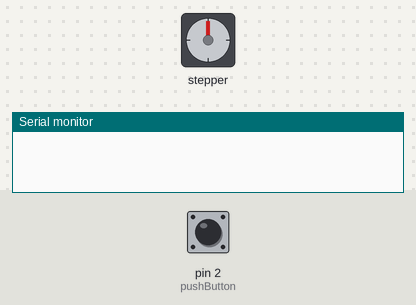
The sketch below on a simulated Arduino Uno, built with avr-gcc and run on an emulated ATmega328P. Shown: stepper motor, the last lines printed to the serial monitor. The test bench sets the inputs (shaded band); at power-on: pin 2 (pushButton) LOW. Stepper angles assume 2038 steps per turn.

Above: at 0.08 s.
At 1.2 s:
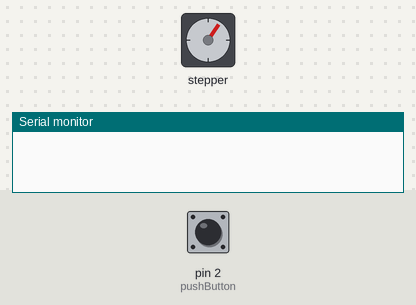
1.3 s: pin 2 (pushButton) pulled HIGH for 0.15 s
At 1.87 s:
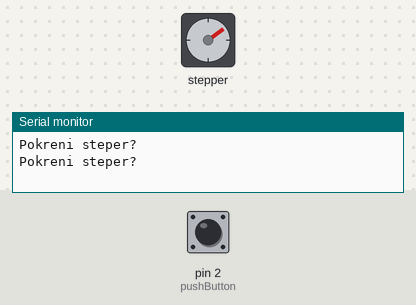
Timing chart, 0 to 19.3 s (numbered marks = the images above; inputs shaded):
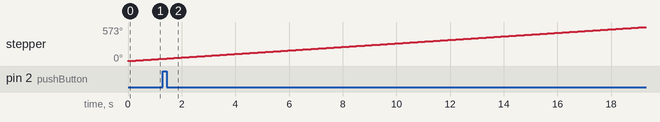

The sketch:

arduino_drugizad.ino
```cpp
#include <Stepper.h>

int pushButton = 2;
volatile int state = LOW;

// Defines the number of steps per rotation
volatile int stepsPerRevolution = 0;

Stepper myStepper = Stepper(2038, 8, 10, 9, 11);

void setup() {
  pinMode(pushButton, INPUT);
  attachInterrupt(digitalPinToInterrupt(pushButton), nekaj, CHANGE);
  Serial.begin(9600);
}

void loop() {
  myStepper.setSpeed(5);
  myStepper.step(10);
}

void nekaj() {
  state = !state;
  if (stepsPerRevolution==0){
    Serial.println("Pokreni steper?");
    if (Serial.read()=='Y'){
      stepsPerRevolution = 10;
      }
    else{
      stepsPerRevolution = 0;
      }
    }
  else if(stepsPerRevolution==10){
    Serial.println("Zaustavi steper?");
    if (Serial.read()=='Y'){
      stepsPerRevolution = 0;
      }
    else if(Serial.read()=='N'){
      stepsPerRevolution = 10;
      }
    }
}
```
